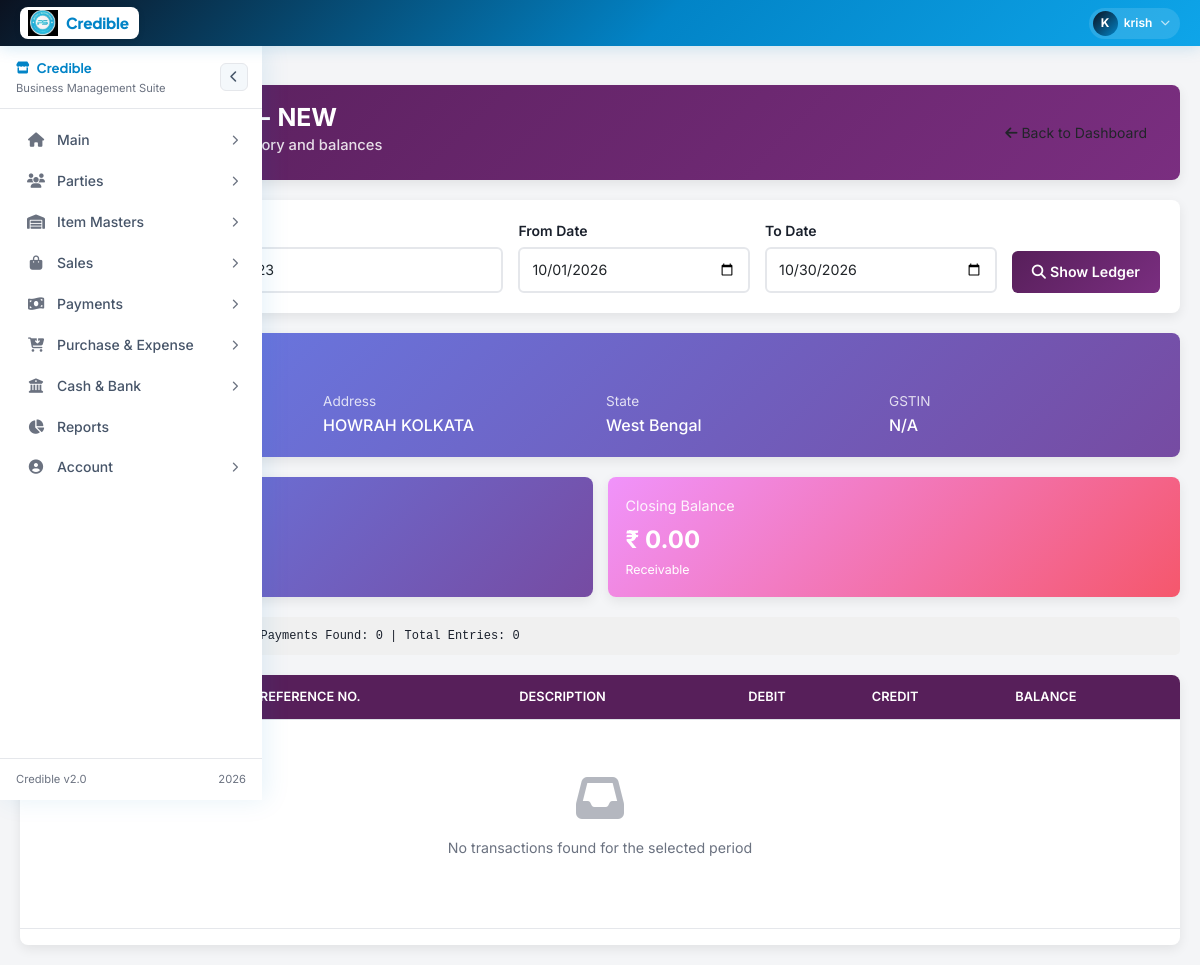
The page /customer_ledger_new.php?customer_id=1 (signed in) on the database its author committed.
### tables this page shows
CREATE TABLE `customers` (
  `id` int(11) NOT NULL AUTO_INCREMENT,
  `name` varchar(255) NOT NULL,
  `phone` varchar(50) DEFAULT NULL,
  `email` varchar(255) DEFAULT NULL,
  `address` text DEFAULT NULL,
  `state` varchar(100) DEFAULT NULL,
  `city` varchar(100) DEFAULT NULL,
  `pincode` varchar(10) DEFAULT NULL,
  `gstin` varchar(15) DEFAULT NULL,
  `created_at` datetime DEFAULT current_timestamp(),
  `updated_at` datetime DEFAULT current_timestamp() ON UPDATE current_timestamp(),
  `current_balance` decimal(10,2) DEFAULT 0.00,
  PRIMARY KEY (`id`),
  UNIQUE KEY `phone` (`phone`),
  KEY `idx_name` (`name`),
  KEY `idx_phone` (`phone`)
);

### customer_ledger_new.php (the view, shortened to what this page needs)
<?php
require_once 'config.php';
include('layout.php');
try {
    $stmt = $conn->prepare("SELECT id, name, phone, address FROM customers ORDER BY name ASC");
    $stmt->execute();
    $customers = $stmt->get_result()->fetch_all(MYSQLI_ASSOC);
} catch (Exception $e) {
    $error_message = "Error fetching customers: " . $e->getMessage();
    $customers = [];
}
$selected_customer_id = $_POST['customer_id'] ?? $_GET['customer_id'] ?? '';
$from_date = $_POST['from_date'] ?? $_GET['from_date'] ?? date('Y-m-01');
$to_date = $_POST['to_date'] ?? $_GET['to_date'] ?? date('Y-m-d');
$ledger_entries = [];
$customer_info = null;
$opening_balance = 0;
$closing_balance = 0;
if ($_SERVER['REQUEST_METHOD'] == 'POST' || !empty($selected_customer_id)) {
    try {
        $customer_id = (int)$selected_customer_id;
        $stmt = $conn->prepare("SELECT * FROM customers WHERE id = ?");
        $stmt->bind_param("i", $customer_id);
        $stmt->execute();
        $customer_info = $stmt->get_result()->fetch_assoc();
        $stmt = $conn->prepare("
            SELECT
                COALESCE(SUM(CASE WHEN type = 'invoice' THEN total_amount ELSE 0 END), 0) as total_debit,
                COALESCE(SUM(CASE WHEN type = 'payment' THEN payment_amount ELSE 0 END), 0) as total_credit
            FROM (
                SELECT 'invoice' as type, total_amount, 0 as payment_amount, invoice_date as transaction_date
                FROM service_invoices
                WHERE customer_id = ? AND invoice_date < ?
                UNION ALL
                SELECT 'payment' as type, 0 as total_amount, payment_amount, DATE(created_at) as transaction_date
                FROM service_invoice_payments
                WHERE customer_id = ? AND DATE(created_at) < ?
            ) as transactions
        ");
        $stmt->bind_param("isis", $customer_id, $from_date, $customer_id, $from_date);
        $stmt->execute();
        $opening_result = $stmt->get_result()->fetch_assoc();
        $opening_balance = $opening_result['total_debit'] - $opening_result['total_credit'];
        $stmt = $conn->prepare("
            SELECT
                'invoice' as type,
                id,
                invoice_no as reference_no,
                invoice_date as transaction_date,
                total_amount as debit_amount,
                0 as credit_amount,
                CONCAT('Invoice #', invoice_no) as description,
                created_at
            FROM service_invoices
            WHERE customer_id = ? AND invoice_date BETWEEN ? AND ?
            ORDER BY invoice_date ASC, created_at ASC
        ");
        $stmt->bind_param("iss", $customer_id, $from_date, $to_date);
        $stmt->execute();
        $invoices = $stmt->get_result()->fetch_all(MYSQLI_ASSOC);
        $stmt = $conn->prepare("
            SELECT
                'payment' as type,
                id,
                CONCAT('PAY', LPAD(id, 6, '0')) as reference_no,
                DATE(created_at) as transaction_date,
                0 as debit_amount,
                payment_amount as credit_amount,
                CONCAT('Payment - ', payment_method) as description,
                created_at
            FROM service_invoice_payments
            WHERE customer_id = ? AND DATE(created_at) BETWEEN ? AND ?
            ORDER BY created_at ASC
        ");
        $stmt->bind_param("iss", $customer_id, $from_date, $to_date);
        $stmt->execute();
        $payments = $stmt->get_result()->fetch_all(MYSQLI_ASSOC);
        $ledger_entries = array_merge($invoices, $payments);
        usort($ledger_entries, function($a, $b) {
            $dateCompare = strcmp($a['transaction_date'], $b['transaction_date']);
            if ($dateCompare === 0) {
                return strcmp($a['created_at'], $b['created_at']);
            }
            return $dateCompare;
        });
        $running_balance = $opening_balance;
        $ledger_entries_with_balance = [];
        $ledger_entries = $ledger_entries_with_balance;
        $closing_balance = $running_balance;
    } catch (Exception $e) {
        $error_message = $e->getMessage();
        $ledger_entries = [];
        $customer_info = null;
    }
}
?>
<div class="content <?php echo !$is_restricted ? 'content-full' : ''; ?>">
    <div class="page-header">
        <div class="page-title">
            <h4>Customer Ledger - NEW</h4>
            <h6>View customer transaction history and balances</h6>
        </div>
        <div class="page-btn-group">
            <a href="dashboard.php" class="btn btn-custom btn-sm">
                <i class="fas fa-arrow-left me-1"></i>Back to Dashboard
            </a>
        </div>
    </div>
    <div class="filter-section">
        <form method="post" action="customer_ledger_new.php">
            <div class="filter-row">
                <div class="form-group">
                    <label for="customer_id" class="form-label">Select Customer *</label>
                    <select class="form-control" id="customer_id" name="customer_id" required>
                        <?php foreach ($customers as $customer): ?>
                            <option value="<?php echo $customer['id']; ?>"
                                    <?php echo ($selected_customer_id == $customer['id']) ? 'selected' : ''; ?>>
                                <?php echo htmlspecialchars($customer['name'] . ' - ' . $customer['phone']); ?>
                            </option>
                        <?php endforeach; ?>
                    </select>
                </div>
                <div class="form-group">
                    <label for="from_date" class="form-label">From Date</label>
                    <input type="date" class="form-control" id="from_date" name="from_date"
                           value="<?php echo htmlspecialchars($from_date); ?>" required>
                </div>
                <div class="form-group">
                    <label for="to_date" class="form-label">To Date</label>
                    <input type="date" class="form-control" id="to_date" name="to_date"
                           value="<?php echo htmlspecialchars($to_date); ?>" required>
                </div>
                <button type="submit" class="btn-filter">
                    <i class="fas fa-search me-1"></i>Show Ledger
                </button>
            </div>
        </form>
    </div>
    <?php if ($customer_info): ?>
        <div class="customer-info">
            <h5><i class="fas fa-user me-2"></i><?php echo htmlspecialchars($customer_info['name']); ?></h5>
            <div class="customer-details">
                <div class="customer-detail">
                    <label>Phone</label>
                    <span><?php echo htmlspecialchars($customer_info['phone'] ?? 'N/A'); ?></span>
                </div>
                <div class="customer-detail">
                    <label>Address</label>
                    <span><?php echo htmlspecialchars($customer_info['address'] ?? 'N/A'); ?></span>
                </div>
                <div class="customer-detail">
                    <label>State</label>
                    <span><?php echo htmlspecialchars($customer_info['state'] ?? 'N/A'); ?></span>
                </div>
                <div class="customer-detail">
                    <label>GSTIN</label>
                    <span><?php echo htmlspecialchars($customer_info['gstin'] ?? 'N/A'); ?></span>
                </div>
            </div>
        </div>
        <div class="balance-cards">
            <div class="balance-card opening">
                <div class="balance-label">Opening Balance</div>
                <div class="balance-amount">₹ <?php echo number_format(abs($opening_balance), 2); ?></div>
                <small><?php echo $opening_balance >= 0 ? 'Receivable' : 'Payable'; ?></small>
            </div>
            <div class="balance-card closing">
                <div class="balance-label">Closing Balance</div>
                <div class="balance-amount">₹ <?php echo number_format(abs($closing_balance), 2); ?></div>
                <small><?php echo $closing_balance >= 0 ? 'Receivable' : 'Payable'; ?></small>
            </div>
        </div>
        <div style="background: #f0f0f0; padding: 10px; margin-bottom: 20px; border-radius: 5px; font-family: monospace; font-size: 12px;">
            <strong>DEBUG INFO:</strong>
            Invoices Found: <?php echo count($invoices ?? []); ?> |
            Payments Found: <?php echo count($payments ?? []); ?> |
            Total Entries: <?php echo count($ledger_entries); ?>
        </div>
        <div class="table-responsive">
            <table class="table">
                <thead>
                    <tr>
                        <th>Date</th>
                        <th>Type</th>
                        <th>Reference No.</th>
                        <th>Description</th>
                        <th>Debit</th>
                        <th>Credit</th>
                        <th>Balance</th>
                    </tr>
                </thead>
                <tbody>
                    <?php if (!empty($ledger_entries)): ?>
                        <?php foreach ($ledger_entries as $entry): ?>
                            <tr>
                                <td><?php echo date('d/m/Y', strtotime($entry['transaction_date'])); ?></td>
                                <td>
                                    <span class="type-badge <?php echo $entry['type']; ?>">
                                        <?php echo $entry['type']; ?>
                                    </span>
                                </td>
                                <td>
                                    <span class="reference-no">
                                        <?php echo htmlspecialchars($entry['reference_no']); ?>
                                    </span>
                                </td>
                                <td><?php echo htmlspecialchars($entry['description']); ?></td>
                                <td class="debit">
                                    <?php echo $entry['debit_amount'] > 0 ? number_format($entry['debit_amount'], 2) : '-'; ?>
                                </td>
                                <td class="credit">
                                    <?php echo $entry['credit_amount'] > 0 ? number_format($entry['credit_amount'], 2) : '-'; ?>
                                </td>
                                <td class="balance">
                                    ₹ <?php echo number_format(abs($entry['balance']), 2); ?>
                                    <small>(<?php echo $entry['balance'] >= 0 ? 'Dr' : 'Cr'; ?>)</small>
                                </td>
                            </tr>
                        <?php endforeach; ?>
                    <?php else: ?>
                        <tr>
                            <td colspan="7">
                                <div class="empty-state">
                                    <i class="fas fa-inbox"></i>
                                    <p>No transactions found for the selected period</p>
                                </div>
                            </td>
                        </tr>
                    <?php endif; ?>
                </tbody>
            </table>
        </div>
    <?php endif; ?>
</div>

### layout.php (style rules this page uses)
:root { --brand: #0284c7; --brand-dark: #0b1220; --brand-mid: #0ea5e9; --brand-light: #e0f2fe; --brand-xlight: #f0f9ff; --gold: #0369a1; --white: #ffffff; --bg: #f4f8fb; --card: #ffffff; --border: #e2e8f0; --text: #0b1220; --text-mid: #475569; --text-muted: #94a3b8; --success: #16a34a; --danger: #dc2626; --nav-h: 46px; --sb-w: 262px; --sb-w-collapsed: 64px; --radius: 10px; --shadow-nav: 0 2px 16px rgba(2,132,199,.18); --shadow-sb: 4px 0 24px rgba(2,132,199,.10); --transition: 0.28s cubic-bezier(.4,0,.2,1); }
*, *::before, *::after { box-sizing: border-box; margin: 0; padding: 0; }
html { scroll-behavior: smooth; }
body { font-family: 'Inter', sans-serif; background: var(--bg); color: var(--text); overflow-x: hidden; }

### customer_ledger_new.php (style rules this page uses)
:root { --primary: #571F5A; --primary-light: #7A2E80; --success: #22c55e; --danger: #ef4444; --warning: #f5650b; --text-dark: #1A202C; --text-light: #ffffff; --text-muted: #6B7280; --bg-main: #F4F5F7; --card-bg: #ffffff; --border: #E5E7EB; --radius: 8px; --shadow: 0 4px 12px rgba(0,0,0,0.08); }
* { margin: 0; padding: 0; box-sizing: border-box; }
body { font-family: 'Inter', system-ui, sans-serif; background: var(--bg-main); color: var(--text-dark); font-size: 14.2px; line-height: 1.5; }
.content { margin-top: 65px; margin-left: 260px; padding: 20px; min-height: calc(100vh - 65px); transition: margin-left 0.3s ease; }
.content-full { margin-left: 0; }
.page-header { background: linear-gradient(135deg, var(--primary), var(--primary-light)); color: var(--text-light); padding: 18px 24px; border-radius: var(--radius); display: flex; justify-content: space-between; align-items: center; margin-bottom: 20px; box-shadow: var(--shadow); flex-wrap: wrap; gap: 12px; }
.page-title h4 { font-size: 1.55rem; font-weight: 700; margin: 0; }
.page-title h6 { font-size: 0.92rem; opacity: 0.85; margin-top: 4px; }
.page-btn-group { display: flex; gap: 14px; align-items: center; flex-wrap: wrap; }
.filter-section { background: var(--card-bg); padding: 20px; border-radius: var(--radius); box-shadow: var(--shadow); margin-bottom: 20px; }
.filter-row { display: grid; grid-template-columns: 2fr 1fr 1fr auto; gap: 15px; align-items: end; }
.form-group { display: flex; flex-direction: column; }
.form-label { font-weight: 600; margin-bottom: 6px; color: var(--text-dark); font-size: 14px; }
.form-control { padding: 10px 12px; border: 2px solid var(--border); border-radius: 6px; font-size: 14.2px; transition: all 0.3s ease; background: white; }
.btn-filter { background: linear-gradient(135deg, var(--primary), var(--primary-light)); color: white; border: none; padding: 10px 20px; border-radius: 6px; font-weight: 600; cursor: pointer; transition: all 0.3s ease; height: fit-content; }
.customer-info { background: linear-gradient(135deg, #667eea, #764ba2); color: white; padding: 20px; border-radius: var(--radius); box-shadow: var(--shadow); margin-bottom: 20px; }
.customer-info h5 { font-size: 1.2rem; margin-bottom: 15px; font-weight: 600; }
.customer-details { display: grid; grid-template-columns: repeat(auto-fit, minmax(200px, 1fr)); gap: 12px; }
.customer-detail { display: flex; flex-direction: column; }
.customer-detail label { font-size: 0.85rem; opacity: 0.8; margin-bottom: 2px; }
.customer-detail span { font-size: 1rem; font-weight: 500; }
.balance-cards { display: grid; grid-template-columns: repeat(auto-fit, minmax(200px, 1fr)); gap: 15px; margin-bottom: 20px; }
.balance-card { padding: 18px; border-radius: var(--radius); box-shadow: var(--shadow); color: white; }
.balance-card.opening { background: linear-gradient(135deg, #667eea, #764ba2); }
.balance-card.closing { background: linear-gradient(135deg, #f093fb, #f5576c); }
.balance-label { font-size: 0.9rem; opacity: 0.9; margin-bottom: 5px; }
.balance-amount { font-size: 1.5rem; font-weight: 700; }
.table-responsive { background: var(--card-bg); border-radius: var(--radius); box-shadow: var(--shadow); overflow-x: auto; }
.table { width: 100%; border-collapse: collapse; }
.table th { background: var(--primary); color: white; padding: 12px 10px; font-size: 12.8px; font-weight: 600; text-transform: uppercase; text-align: left; white-space: nowrap; }
.table td { padding: 14px 12px; border-bottom: 1px solid var(--border); vertical-align: middle; font-size: 14.2px; }
.empty-state { text-align: center; padding: 40px; color: var(--text-muted); }
.empty-state i { font-size: 3rem; margin-bottom: 15px; opacity: 0.5; }

### rows shown on the page
customers: address "HOWRAH KOLKATA", state "West Bengal", gstin "N/A"

### other values the page prints
substr($uname, 0, 1) "K"
explode(' ', $uname)[0] "krish"
abs($closing_balance) "0.00"
count($payments ?? []) "0"
count($ledger_entries) "0"
form field customer_id "RAKESH RANJAN - 9532632623"
